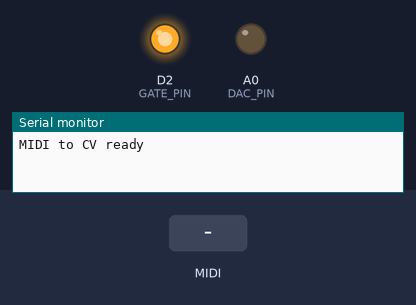
Bench run of a sketch on a simulated Arduino Uno R4 Minima. Shown: output pins drawn as LEDs (lit = HIGH), the last lines printed to the serial monitor. Inputs (shaded band) come from the test bench. MIDI output is not drawn.

Above: at 1.2 s.
1.3 s: MIDI note 36 received
At 1.45 s:
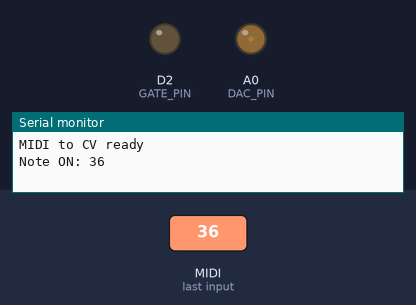
3.1 s: MIDI note 48 received
At 4.3 s:
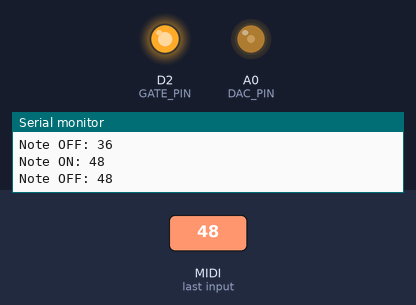
4.9 s: MIDI note 60 received
At 5.7 s:
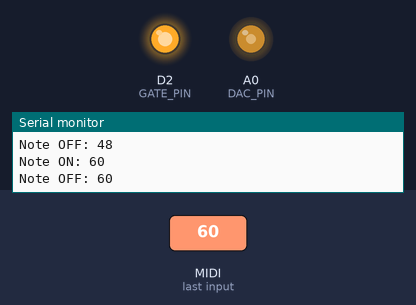
6.7 s: MIDI note 72 received
At 8.2 s:
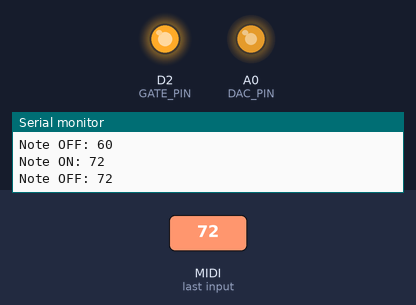
Timing chart, 0 to 9.5 s (numbered marks = the images above; inputs shaded):
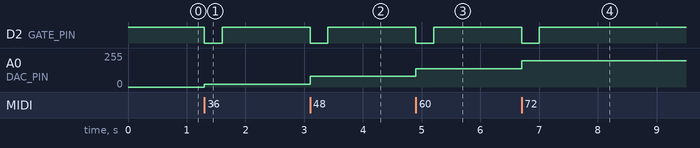

Measured:
- after the input at 1.3 s, D2 (GATE_PIN): HIGH → LOW at once, → HIGH 0.30 s later; A0 (DAC_PIN): 0/255 → 22/255 at once
- after the input at 3.1 s, D2 (GATE_PIN): HIGH → LOW at once, → HIGH 0.30 s later; A0 (DAC_PIN): 22/255 → 80/255 at once
- after the input at 4.9 s, D2 (GATE_PIN): HIGH → LOW at once, → HIGH 0.30 s later; A0 (DAC_PIN): 80/255 → 138/255 at once
- after the input at 6.7 s, D2 (GATE_PIN): HIGH → LOW at once, → HIGH 0.30 s later; A0 (DAC_PIN): 138/255 → 196/255 at once

The sketch:

MIDI-to-text.ino
```cpp
#include <MIDI.h>

// ============================================================
// Arduino UNO R4 WiFi - Monophonic MIDI to CV
//
// MIDI input: Serial1 (D0)
// Pitch CV:   A0 (12-bit DAC, 0-3.3V)
// Gate:       D2 (active LOW)
//
// VCO calibration:
//   50 Hz at 0V
//   0.75V per octave
// ============================================================

MIDI_CREATE_INSTANCE(HardwareSerial, Serial1, MIDI);

const int DAC_PIN  = A0;
const int GATE_PIN = 2;

const float DAC_REFERENCE = 3.3f;
const float VOLTS_PER_OCTAVE = 0.75f;
const float BASE_FREQUENCY = 50.0f;

// MIDI note 69 is A4 = 440 Hz
const int REFERENCE_NOTE = 69;
const float REFERENCE_FREQUENCY = 440.0f;

int currentNote = -1;

// ============================================================
// Convert MIDI note number to DAC value
// ============================================================

void setPitch(byte note)
{
  // One semitone is 1/12 octave.
  float voltage =
      VOLTS_PER_OCTAVE *
      (log2f(REFERENCE_FREQUENCY / BASE_FREQUENCY)
       + ((int)note - REFERENCE_NOTE) / 12.0f);

  // Keep within the DAC output range.
  voltage = constrain(voltage, 0.0f, DAC_REFERENCE);

  int dacValue =
      (int)(voltage * 4095.0f / DAC_REFERENCE + 0.5f);

  analogWrite(DAC_PIN, dacValue);
}

// ============================================================
// MIDI note handlers
// ============================================================

void handleNoteOn(byte channel, byte note, byte velocity)
{
  if (velocity == 0)
  {
    // MIDI convention: Note On with zero velocity
    // is equivalent to Note Off.
    if (currentNote == note)
    {
      digitalWrite(GATE_PIN, HIGH);
      currentNote = -1;
    }
    return;
  }

  currentNote = note;

  // Set pitch before activating the gate.
  setPitch(note);
  digitalWrite(GATE_PIN, LOW);

  Serial.print("Note ON: ");
  Serial.println(note);
}

void handleNoteOff(byte channel, byte note, byte velocity)
{
  // Ignore Note Off for an earlier note.
  if (currentNote == note)
  {
    digitalWrite(GATE_PIN, HIGH);
    currentNote = -1;
  }

  Serial.print("Note OFF: ");
  Serial.println(note);
}

// ============================================================
// Setup
// ============================================================

void setup()
{
  Serial.begin(115200);

  pinMode(GATE_PIN, OUTPUT);

  // Gate inactive at startup
  digitalWrite(GATE_PIN, HIGH);

  // Enable 12-bit DAC resolution
  analogWriteResolution(12);

  // Start with zero pitch voltage
  analogWrite(DAC_PIN, 0);

  // MIDI input
  MIDI.begin(MIDI_CHANNEL_OMNI);
  MIDI.turnThruOff();

  MIDI.setHandleNoteOn(handleNoteOn);
  MIDI.setHandleNoteOff(handleNoteOff);

  Serial.println("MIDI to CV ready");
}

// ============================================================
// Main loop
// ============================================================

void loop()
{
  MIDI.read();
}
```
